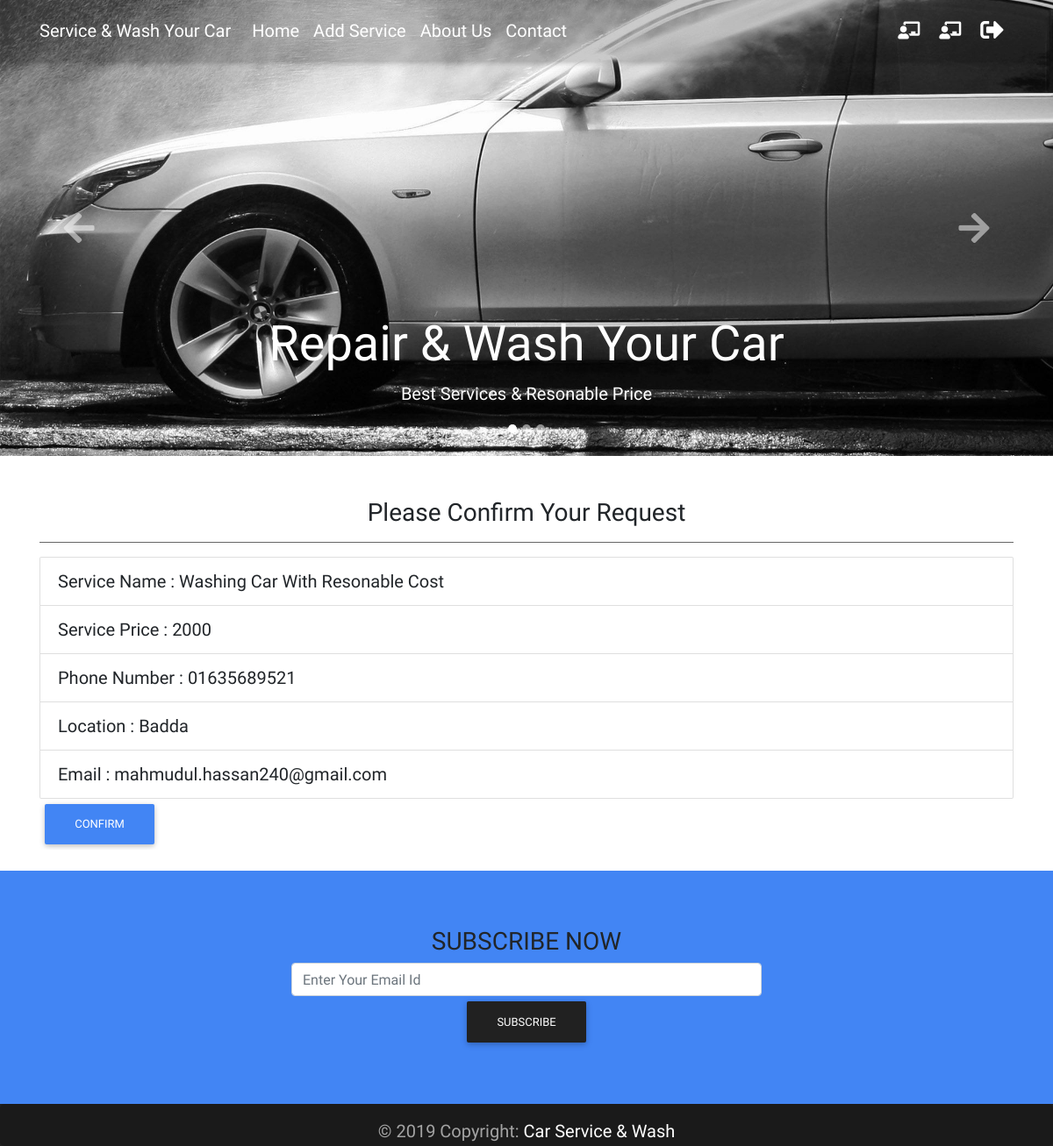
Page /request.php?id=6 (signed in) on the committed database.
### tables this page shows
CREATE TABLE `pages` (
  `id` int(10) UNSIGNED NOT NULL,
  `title` varchar(255) NOT NULL,
  `description` text NOT NULL
);

CREATE TABLE `services` (
  `id` int(11) UNSIGNED NOT NULL,
  `name` varchar(150) NOT NULL,
  `location` varchar(150) NOT NULL,
  `phone` varchar(15) NOT NULL,
  `category_id` int(10) UNSIGNED NOT NULL,
  `user_id` int(10) UNSIGNED NOT NULL,
  `description` text NOT NULL,
  `price` varchar(20) NOT NULL,
  `image` varchar(255) NOT NULL,
  `date` timestamp NOT NULL DEFAULT CURRENT_TIMESTAMP
);

CREATE TABLE `users` (
  `id` int(11) UNSIGNED NOT NULL,
  `full_name` varchar(150) NOT NULL,
  `email` varchar(150) NOT NULL,
  `phone` varchar(20) NOT NULL,
  `user_type` int(11) NOT NULL,
  `password` varchar(140) NOT NULL,
  `reset_code` varchar(32) DEFAULT NULL,
  `is_active` tinyint(4) DEFAULT '0',
  `date` timestamp NOT NULL DEFAULT CURRENT_TIMESTAMP
);

### lib/Session.php (called while the page is built, shortened)
<?php
class Session{
  public static function get($key){
    if (isset($_SESSION[$key])) {
      return $_SESSION[$key];
    } else {
      return false;
    }
  }
}
?>

### classes/User.php (called while the page is built, shortened)
<?php
	$filepath=realpath(dirname(__FILE__));
	include_once ($filepath.'../../lib/Database.php') ;
	include_once ($filepath.'../../helpers/Format.php') ;
?>
<?php
class User
{
	private $db;
	function __construct(){
		$this->db=new Database();
	}
	public function getUserIdAndUserType(){
		return array(Session::get('userId'),Session::get('userType'));
	}
	public function getUserCategoryName($userId,$userType){
		$query = "SELECT name FROM user_categories LEFT JOIN users ON users.id='$userId' WHERE user_categories.id='$userType'";
		$result = $this->db->select($query);
		if($result){
			while ($value = $result->fetch_assoc()) {
				return $value['name'];
			}
		}
	}
	public function checkNormalUser(){
		list($x,$y) = $this->getUserIdAndUserType();
		if ($this->getUserCategoryName($x,$y) === 'User') {
			return true;
		}
		return false;
	}
}
?>

### lib/Database.php (called while the page is built, shortened)
<?php
    Class Database{
     public $host   = DB_HOST;
     public $user   = DB_USER;
     public $pass   = DB_PASS;
     public $dbname = DB_NAME;
     public $link;
    private function connectDB(){
     $this->link = new mysqli($this->host, $this->user, $this->pass,
      $this->dbname);
     }
    public function select($query){
      $result = $this->link->query($query) or
       die($this->link->error.__LINE__);
      if($result->num_rows > 0){
        return $result;
      } else {
        return false;
      }
     }
    }

### inc/inc.php (called while the page is built, shortened)
<?php
include 'lib/Session.php' ;
	include 'lib/Database.php' ;
	include 'helpers/Format.php';
	$user = new User();
	$service = new Service();
	$page = new Page();
?>

### classes/Page.php (called while the page is built, shortened)
<?php
	$filepath=realpath(dirname(__FILE__));
	include_once ($filepath.'/../lib/Database.php');
	include_once ($filepath.'/../helpers/Format.php') ;
?>
<?php
class Page
{
	private $db;
	function __construct(){
		$this->db=new Database();
	}
	public function getAllPage(){
		$query = "SELECT * FROM pages ORDER BY id DESC";
		$result = $this->db->select($query);
		return $result;
	}
}
?>

### classes/Service.php (called while the page is built, shortened)
<?php
	$filepath=realpath(dirname(__FILE__));
	include_once ($filepath.'/../lib/Database.php');
	include_once ($filepath.'/../helpers/Format.php') ;
	include_once 'Category.php';
?>
<?php
	class Service
	{
		private $db;
    	private $fm;
		function __construct(){
			$this->db=new Database();
	  		$this->fm=new Format();
		}
		public function getServiceById($id){
			$id=$this->fm->validation($id);
       		$id=mysqli_real_escape_string($this->db->link,$id);
       		$query="SELECT services.*,
       				services.user_id as provider_id,
					categories.name as cat_name,
					categories.id as cat_id,
					users.full_name as user_name,
					users.email as email,
					users.id as user_id
					FROM services
					INNER JOIN categories
					on services.category_id = categories.id
					INNER JOIN users
					on services.user_id = users.id
					WHERE services.id = '$id'
					order by services.id desc";
	   		$result=$this->db->select($query);
	   		return $result;
		}
	}
?>

### classes/Category.php (called while the page is built, shortened)
<?php
	$filepath=realpath(dirname(__FILE__));
	include_once ($filepath.'/../lib/Database.php');
	include_once ($filepath.'/../helpers/Format.php') ;
?>

### helpers/Format.php (called while the page is built, shortened)
<?php
class Format
{
    public function validation($data){
        $data = trim($data);
        $data = stripcslashes($data);
        $data = htmlspecialchars($data);
        return $data;
    }
}
?>

### request.php (the view, shortened to what this page needs)
<?php include 'inc/header.php'; ?>
<?php include 'inc/top_nav.php'; ?>
<?php include 'inc/carousel.php'; ?>
<?php
  if(!isset($_GET['id']) or $_GET['id']==NULL){
    $fm->redirect('index.php');
  }else
  {
    $id=$_GET['id'];
  }
?>
<main>
	<div class="container">
		<div class="mt-5 wow fadeIn">
			<div class="row">
				<div class="col-md-12">
					<h3 class="text-center">Please Confirm Your Request</h3>
					<hr class="hr-dark">
					<ul class="list-group">
						<?php
						$result = $service->getServiceById($id);
					    if($result){
					      while ($value=$result->fetch_assoc()) {
						?>
						<li class="list-group-item">Service Name : <?php echo $value['name']; ?></li>
						<li class="list-group-item">Service Price : <?php echo $value['price']; ?></li>
						<li class="list-group-item">Phone Number : <?php echo $value['phone']; ?></li>
						<li class="list-group-item">Location : <?php echo $value['location']; ?></li>
						<li class="list-group-item">Email : <?php echo $value['email'];
						 ?></li>
						<?php } } ?>
					</ul>
					<form method="POST">
						<input class="btn btn-primary" type="submit" name="confirm" value="Confirm">
					</form>
				</div>
			</div>
		</div>
	</div>
</main>
<?php include 'inc/footer.php'; ?>

### inc/top_nav.php (shortened to what this page needs)
<nav class="navbar fixed-top navbar-expand-lg navbar-dark  scrolling-navbar">
    <div class="container">
        <a class="navbar-brand" href="index.php">
        <strong>Service & Wash Your Car</strong>
        </a>
        <div class="collapse navbar-collapse" id="navbarSupportedContent">
            <ul class="navbar-nav mr-auto">
                <li class="nav-item">
                  <a class="nav-link" href="index.php">Home
                  </a>
                </li>
                <?php if (Session::get('userLogin') == true || isset($_COOKIE['user'])): ?>
                    <?php if ($user->checkNormalUser() === false): ?>
                        <li class="nav-item">
                          <a class="nav-link" href="<?php echo URLROOT ?>/add_service.php">Add Service</a>
                        </li>
                    <?php endif ?>
                <?php endif ?>
                <?php
                   $result=$page->getAllPage();
                   if($result){
                       while($value=$result->fetch_assoc()) {
                ?>
                <li class="nav-item">
                    <a class="nav-link" href="<?php echo URLROOT ?>/page.php?pageId=<?php echo $value['id']; ?>"><?php echo $value['title']; ?></a>
                </li>
                <?php } } ?>
                <li class="nav-item">
                  <a class="nav-link" href="contact.php">Contact
                  </a>
                </li>
            </ul>
            <ul class="navbar-nav nav-flex-icons">
                <?php if (Session::get('userLogin') == true || isset($_COOKIE['user'])): ?>
                    <?php if ($user->checkNormalUser() === false): ?>
                        <li class="nav-item">
                            <a href="<?php echo(URLROOT);?>/provider_dashboard.php" class="nav-link" title="Provider Dashboard">
                                <i class="fas fa-chalkboard-teacher"></i>
                            </a>
                        </li>
                     <?php endif ?>
                        <li class="nav-item">
                            <a href="<?php echo(URLROOT);?>/user_dashboard.php" class="nav-link" title="User Dashboard">
                                <i class="fas fa-chalkboard-teacher"></i>
                            </a>
                        </li>
                    <li class="nav-item">
                        <a href="<?php echo(URLROOT);?>/logout.php?action=logout" class="nav-link" title="logout">
                            <i class="fas fa-sign-out-alt fa-lg"></i>
                        </a>
                    </li>
                <?php endif ?>
            </ul>
        </div>
    </div>
</nav>

### assets/css/style.css (style rules this page uses)
body { font-family: 'Grenze', serif; font-size: 20px; }
.navbar { background-color: rgba(0, 0, 0, 0.2); }

### rows in the picture
pages: title "About Us"
services: name "Washing Car With Resonable Cost", price "2000", phone "01635689521", location "Badda", user.email "mahmudul.hassan240@gmail.com"
